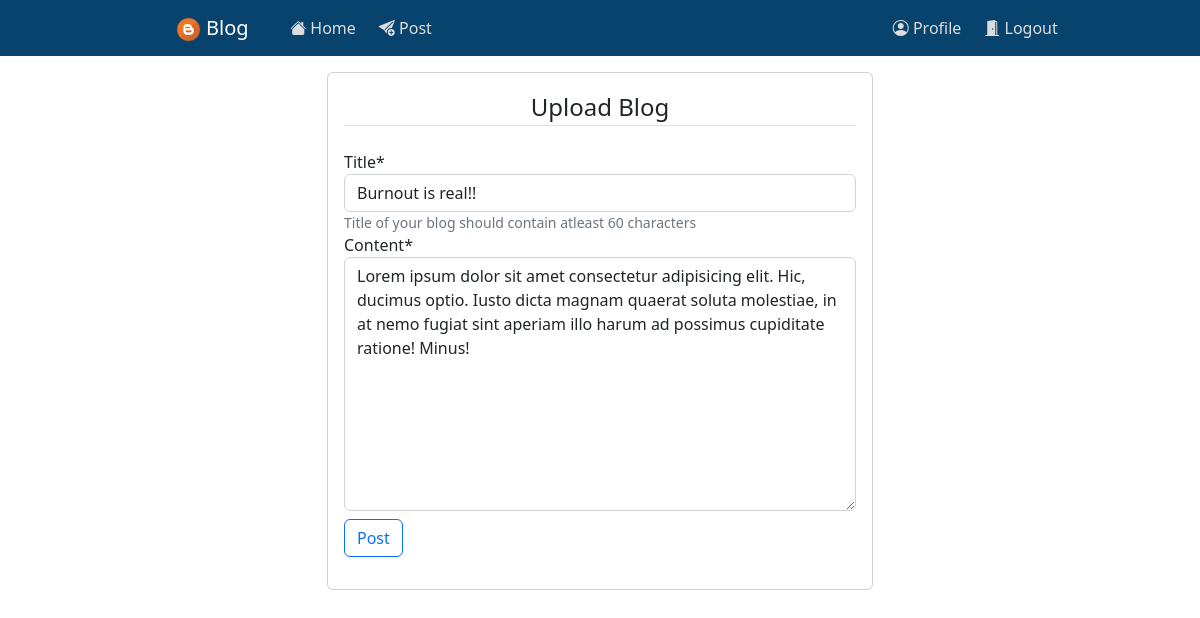
The app's page /users/edit-blog/2cabcf8dc17c/blogger/brenda_jones/ (signed in) with its own data.
### users/models.py (models this page shows, shortened)
class Posts(models.Model):
    id = models.CharField(max_length=12, primary_key=True, editable=False)
    blogger = models.ForeignKey(Profile, on_delete=models.CASCADE, editable=False)
    title = models.CharField(max_length=60, blank=False)
    content = models.TextField(blank=False)
    posted = models.DateTimeField(auto_now_add=True)
    edited = models.DateTimeField(auto_now=True)
    class Meta:
        ordering = ['-posted']
        verbose_name_plural = 'Posts'

### users/views.py (the view, shortened to what this page needs)
# urls.py: path('edit-blog/<str:pk>/blogger/<str:name>/', views.editblogs_view, name='edit_blog'),
@login_required(login_url='login')
@user_passes_test(lambda user: user.is_staff is False and user.is_superuser is False)
def editblogs_view(request, pk, name):
    obj = Posts.objects.get(id=pk)
    edit_blog = EditBlogsForm(instance=obj)
    context = {'edit_blog': edit_blog,}
    return render(request, 'users/edit.html', context)

### users/forms.py
class EditBlogsForm(forms.ModelForm):
    title = forms.CharField(widget=forms.TextInput(attrs={'type': 'text'}), help_text='Title of your blog should contain atleast 60 characters')
    content = forms.CharField(widget=forms.Textarea(attrs={'type': 'text'}))
    class Meta:
        model = Posts
        fields = ['title', 'content']

### users/templates/users/edit.html (shortened to what this page needs)
{% extends 'users/base.html' %}{% block title %}Edit blog{% endblock %}
{% load crispy_forms_tags %}
    {% block content %}
    <div class="container body-container">
        <div class="row">
            <div class="col-md-6 offset-sm-3">
                <div class="card card-body">
                    <form action="" method="post">
                        <fieldset class="form-group">
                            <legend class="border-bottom mb-4 text-center">Upload Blog</legend>
                            {{edit_blog|crispy}}
                        </fieldset>
                        <div class="form-group mt-2">
                            <button type="submit" class="btn btn-outline-primary">Post</button>
                        </div>
                    </form>
                </div>
            </div>
        </div>
    </div>
    {% endblock %}

### static/css/styles.css (style rules this page uses)
* { box-sizing: border-box; }
.body-container { margin-top: 6%; }
.body-container .card { margin-bottom: 15px; }

### records on screen
Posts: title "Burnout is real!!", content "Lorem ipsum dolor sit amet consectetur adipisicing elit. Hic, ducimus optio. Iusto dicta magnam quaerat soluta molestiae, in at nemo fugiat sint aperiam illo harum ad possimus cupiditate ratione! Minus!"
